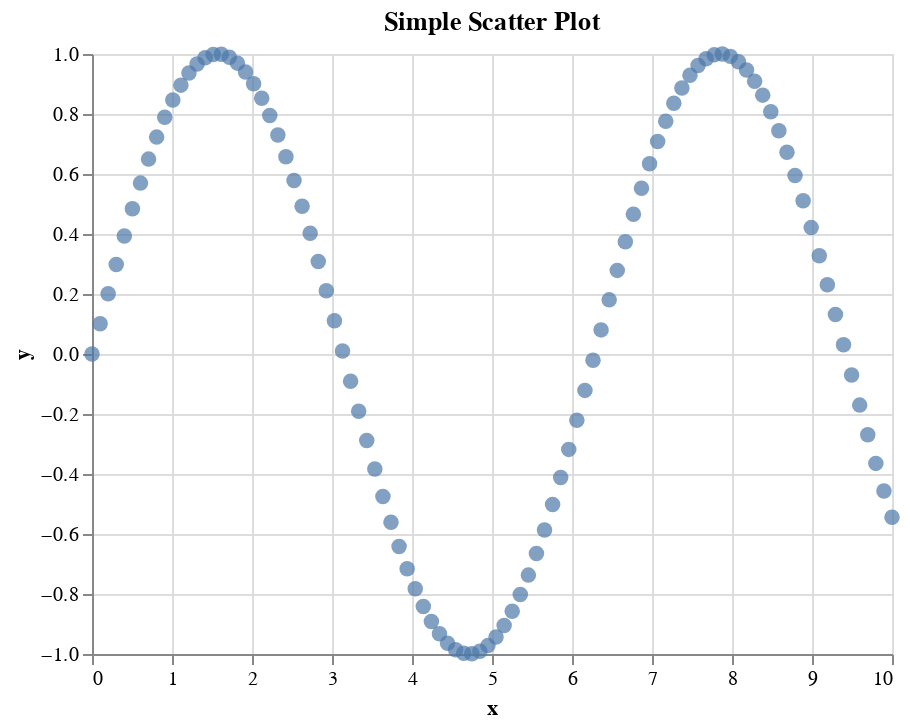

Notebook code for this chart:
### Markdown cell above
## 2. Basic Plotting

### Code cell
# Creating a simple scatter plot
data = pd.DataFrame({
    'x': np.linspace(0, 10, 100),
    'y': np.sin(np.linspace(0, 10, 100))
})

scatter_plot = alt.Chart(data).mark_circle(size=60).encode(
    x='x',
    y='y'
).properties(
    title='Simple Scatter Plot'
)

scatter_plot

### Figure 1 — Vega-Lite specification as saved in the notebook (floating-point values rounded to 4 significant figures)
{"config": {"view": {"continuousWidth": 400, "continuousHeight": 300}}, "data": {"name": "data-dab008047836edbf323e5e04b3c59c14"}, "mark": {"type": "circle", "size": 60}, "encoding": {"x": {"field": "x", "type": "quantitative"}, "y": {"field": "y", "type": "quantitative"}}, "title": "Simple Scatter Plot", "$schema": "https://vega.github.io/schema/vega-lite/v4.17.0.json", "datasets": {"data-dab008047836edbf323e5e04b3c59c14": [{"x": 0.0, "y": 0.0}, {"x": 0.101, "y": 0.1008}, {"x": 0.202, "y": 0.2006}, {"x": 0.303, "y": 0.2984}, {"x": 0.404, "y": 0.3931}, {"x": 0.5051, "y": 0.4839}, {"x": 0.6061, "y": 0.5696}, {"x": 0.7071, "y": 0.6496}, {"x": 0.8081, "y": 0.723}, {"x": 0.9091, "y": 0.7889}, {"x": 1.01, "y": 0.8469}, {"x": 1.111, "y": 0.8962}, {"x": 1.212, "y": 0.9364}, {"x": 1.313, "y": 0.967}, {"x": 1.414, "y": 0.9878}, {"x": 1.515, "y": 0.9985}, {"x": 1.616, "y": 0.999}, {"x": 1.717, "y": 0.9893}, {"x": 1.818, "y": 0.9696}, {"x": 1.919, "y": 0.9399}, {"x": 2.02, "y": 0.9007}, {"x": 2.121, "y": 0.8523}, {"x": 2.222, "y": 0.7952}, {"x": 2.323, "y": 0.73}, {"x": 2.424, "y": 0.6574}, {"x": 2.525, "y": 0.5781}, {"x": 2.626, "y": 0.4928}, {"x": 2.727, "y": 0.4026}, {"x": 2.828, "y": 0.3082}, {"x": 2.929, "y": 0.2107}, {"x": 3.03, "y": 0.1111}, {"x": 3.131, "y": 0.01028}, {"x": 3.232, "y": -0.09061}, {"x": 3.333, "y": -0.1906}, {"x": 3.434, "y": -0.2886}, {"x": 3.535, "y": -0.3837}, {"x": 3.636, "y": -0.4748}, {"x": 3.737, "y": -0.5612}, {"x": 3.838, "y": -0.6418}, {"x": 3.939, "y": -0.7158}, {"x": 4.04, "y": -0.7826}, {"x": 4.141, "y": -0.8414}, {"x": 4.242, "y": -0.8916}, {"x": 4.343, "y": -0.9327}, {"x": 4.444, "y": -0.9643}, {"x": 4.545, "y": -0.9861}, {"x": 4.646, "y": -0.9978}, {"x": 4.747, "y": -0.9994}, {"x": 4.848, "y": -0.9908}, {"x": 4.949, "y": -0.972}, {"x": 5.051, "y": -0.9434}, {"x": 5.152, "y": -0.9051}, {"x": 5.253, "y": -0.8576}, {"x": 5.354, "y": -0.8014}, {"x": 5.455, "y": -0.737}, {"x": 5.556, "y": -0.6651}, {"x": 5.657, "y": -0.5864}, {"x": 5.758, "y": -0.5017}, {"x": 5.859, "y": -0.412}, {"x": 5.96, "y": -0.318}, {"x": 6.061, "y": -0.2207}, {"x": 6.162, "y": -0.1213}, {"x": 6.263, "y": -0.02056}, {"x": 6.364, "y": 0.08036}, {"x": 6.465, "y": 0.1805}, {"x": 6.566, "y": 0.2787}, {"x": 6.667, "y": 0.3742}, {"x": 6.768, "y": 0.4658}, {"x": 6.869, "y": 0.5526}, {"x": 6.97, "y": 0.6338}, {"x": 7.071, "y": 0.7086}, {"x": 7.172, "y": 0.7761}, {"x": 7.273, "y": 0.8358}, {"x": 7.374, "y": 0.8869}, {"x": 7.475, "y": 0.9289}, {"x": 7.576, "y": 0.9615}, {"x": 7.677, "y": 0.9843}, {"x": 7.778, "y": 0.9971}, {"x": 7.879, "y": 0.9997}, {"x": 7.98, "y": 0.9921}, {"x": 8.081, "y": 0.9744}, {"x": 8.182, "y": 0.9467}, {"x": 8.283, "y": 0.9094}, {"x": 8.384, "y": 0.8629}, {"x": 8.485, "y": 0.8075}, {"x": 8.586, "y": 0.7439}, {"x": 8.687, "y": 0.6727}, {"x": 8.788, "y": 0.5947}, {"x": 8.889, "y": 0.5106}, {"x": 8.99, "y": 0.4213}, {"x": 9.091, "y": 0.3277}, {"x": 9.192, "y": 0.2308}, {"x": 9.293, "y": 0.1315}, {"x": 9.394, "y": 0.03083}, {"x": 9.495, "y": -0.07011}, {"x": 9.596, "y": -0.1703}, {"x": 9.697, "y": -0.2688}, {"x": 9.798, "y": -0.3646}, {"x": 9.899, "y": -0.4566}, {"x": 10.0, "y": -0.544}]}}
